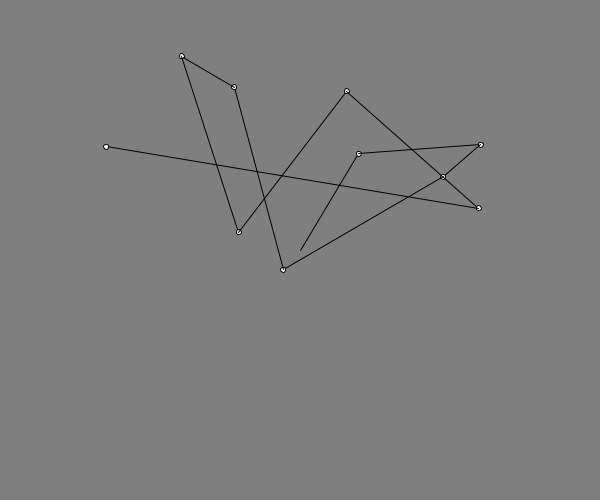
Frame 1 (no input)
Frame 60 (the mouse pressed at the canvas centre just before this capture): identical to frame 1, image omitted
Frame 120 (the mouse held since frame 60 and released just before this capture): identical to frame 1, image omitted

The Processing sketch that drew this single still picture (run headless with seeded random() and noise(); from frame 60 on, the mouse is pressed at the canvas centre):

// Processing sketch: loops
// ── loops.pde



// int[] arreglo = new int[ 10 ];
// arreglo[ 2 ] = 17;

// int [] arreglo = { 1, 3, 5, 7, 9, 11 };

PVector arreglo [];


PVector origin, tmpOrigin, tmpTarget;

float distanceUnit;

int numSegments = 10;

void setup() {

  size(600, 500);

  arreglo = new PVector[ numSegments ];

  for ( int indice = 0; indice < arreglo.length; indice++ ) {
    arreglo[ indice ] = new PVector( random( -1, 1 ), random( -1, 1 ) );
  } 


  distanceUnit = 200;
}




void draw() {

  background(127);

  origin = new PVector(0, 0);


  for ( int indice = 0; indice < arreglo.length; indice++ ) {

    tmpOrigin = origin.copy();
    tmpOrigin.mult(distanceUnit);
    tmpOrigin.add( width / 2, height / 2 );
    
    tmpTarget = arreglo[indice].copy();
    tmpTarget.mult( distanceUnit );
    tmpTarget.add( width / 2, height / 2 );

    line(
      tmpOrigin.x, 
      tmpOrigin.y, 
      tmpTarget.x, 
      tmpTarget.y
    );

    ellipse( tmpTarget.x, tmpTarget.y, 5, 5 );

    origin = arreglo[ indice ].copy();
    
  }
  
}
